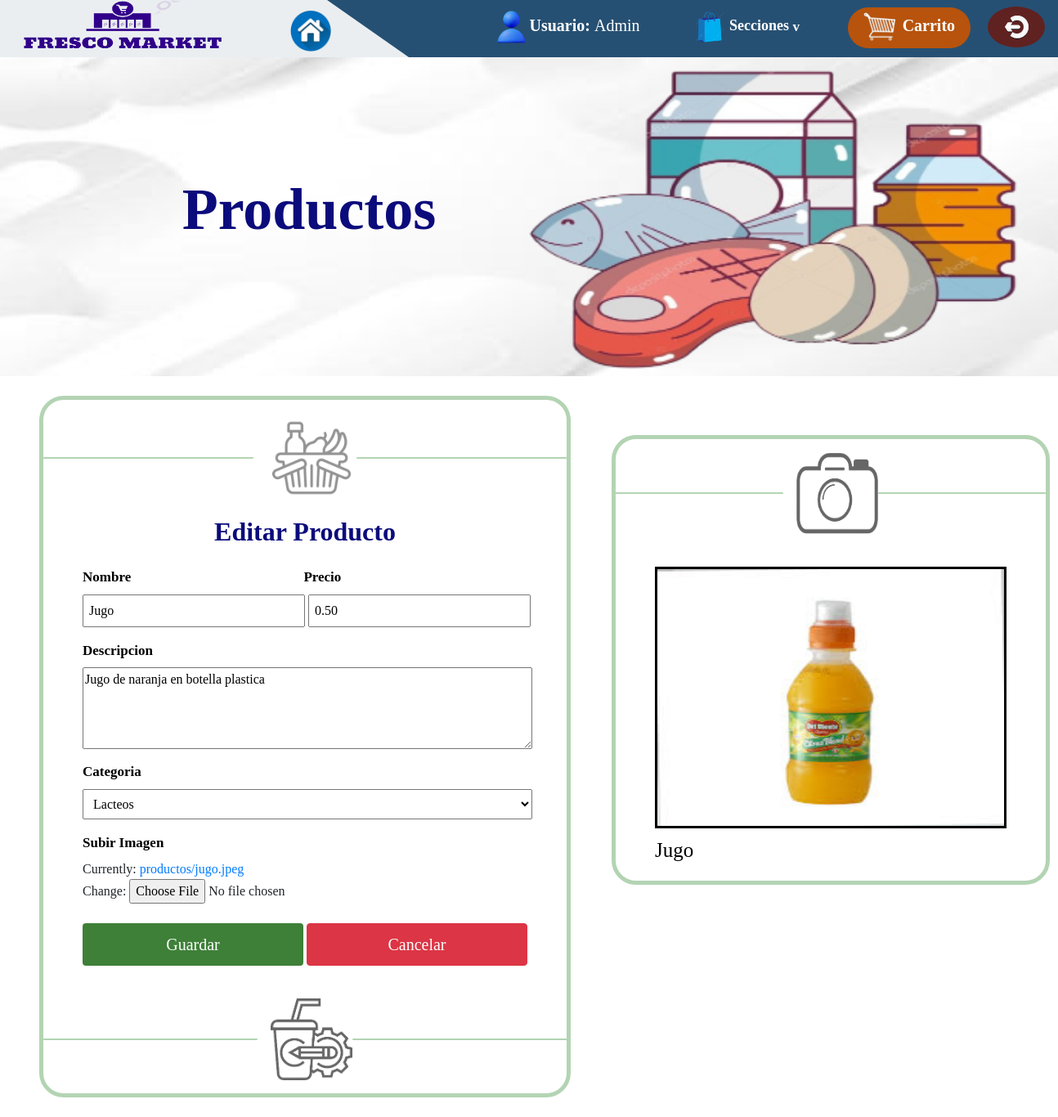
Page /Admin_v/editar_producto.html/3/ (signed in) on the committed database.
### main/models.py (models this page shows, shortened)
class producto_pm (models.Model):
    class Meta:
        verbose_name_plural = 'Productos'
        verbose_name = 'Producto'
        db_table = 'producto_pm'
    name = models.CharField(max_length=100, blank=False, null=False)
    descripcion = models.TextField(max_length=100, blank=False, null=False)
    precio = models.DecimalField (blank=False, null=False, decimal_places=2, max_digits=20)
    img = models.ImageField (upload_to='productos/', blank=True)
    categoria = models.ForeignKey(categoria_pm, on_delete=models.CASCADE)

### main/views.py (the view)
@login_required
def editar_producto(request, producto_id):
    pro = get_object_or_404(producto_pm, pk=producto_id)
    if request.method == 'POST':
        form = producto_Pf(request.POST, request.FILES, instance=pro)
        if form.is_valid():
            form.save()
            return redirect('Admin_v/productos')
    else:
        form = producto_Pf(instance=pro)
    return render(request, 'Admin_v/editar_producto.html', {'form': form, 'pro': pro})

### main/forms.py
class producto_Pf (forms.ModelForm):
    name = forms.CharField (required=True)
    descripcion = forms.CharField(required=True, widget=forms.Textarea(attrs={'rows': 5, 'cols': 35}))
    precio = forms.DecimalField (required=True)
    img = forms.ImageField (required = False)
    categoria = forms.ModelChoiceField(queryset=categoria_pm.objects.all(),
                empty_label="Selecciona una categoría",
                label="Categoría", required=True)
    class Meta:
        model = producto_pm
        fields = ['name', 'descripcion', 'precio', 'img', 'categoria']

### main/models.py (called while the page is built)
    def __str__(self):
        return self.name

### main/templates/Admin_v/editar_producto.html (shortened to what this page needs)
{% load static %}
<!DOCTYPE html>
<html lang="en">
<head>
    <link rel="stylesheet" type="text/css" href="{% static 'css/admin_v/edit_pro.css' %}">
    <link rel="stylesheet" type="text/css" href="{% static 'css/header.css' %}">
    <link href="https://maxcdn.bootstrapcdn.com/bootstrap/4.5.2/css/bootstrap.min.css" rel="stylesheet">
</head>
<body>
{% block content %}
<header id="header">
    <div id="hdPri">
        <div id="btncont" class="mt-2 mr-2">
            <button id="user_log" class="mr-5">
                <img src="{% static 'imagenes/menu_ae/user.png' %}" width="35px" height="40px">
                <label style="margin: 0;"> Usuario: <label style="font-weight:500;">{{request.user.username}}</label> </label>
            </button>
            <button id="secciones" class="mr-5">
               <img src="{% static 'imagenes/menu_ae/sec.png' %}" width="40px" height="40px"> Secciones <label style="font-size: 17px">v</label> </button>
            <button id="btncar" class="mr-3">
                <img src="{% static 'imagenes/menu_ae/carro.png' %}" width="40px" height="35px" class="mb-2 mt-1"> <label class="ml-1">Carrito</label>
            </button>
            <button id="btnLog" class="mr-2">
                <img src="{% static 'imagenes/menu_ae/logoutt.png' %}" width="35px" height="35px">
            </button>
        </div>
    </div>
    <div id="white">
        <img src="{% static 'imagenes/menu_ae/logo.png' %}" width="250px" height="60px" class="ml-4 mb-3">
        <button id="home">
            <img src="{% static 'imagenes/menu_ae/principal.png' %}" width="50px" height="50px">
        </button>
    </div>
</header>
<div id="ImgFon">
    <div>
        <label class="ml-5" style="width: 600px;  transform: translateY(-5%); position: relative; color: rgb(11, 11, 124); font-size: 72px; font-family: cursive; font-weight: bold; top: 35%; left: 30px;">Productos </label>
    </div>
</div>
<div id="divEP" class="mt-4 ml-5">
    <div id="divEPD">
        <div id="divIE">
            <div class="lineas" id="linea1"></div>
            <div>
                <img src="{% static 'imagenes/productos_ae/logoo.png' %}" style="opacity: 0.6;" width="110px" height="110px" class="mt-3 ml-3 mb-3">
            </div>
            <div class="lineas" id="linea2"></div>
        </div>
        <h2 style="font-weight: bold; color: rgb(11, 11, 124)" align="center"> Editar Producto </h2>
        <form action="" method="post" enctype="multipart/form-data" class="ml-5">
            <Label style="font-weight: bold; font-size: 17px;" class="mt-3"> Nombre </Label>
            <label style="font-weight: bold; font-size: 17px; margin-left: 35%;"> Precio </label> <br>
            {{form.name}}
            {{form.precio}} <br>
                <label style="font-weight: bold; font-size: 17px;" class="mt-3"> Descripcion </label> <br>
                {{form.descripcion}} <br>
                <label style="font-weight: bold; font-size: 17px;" class="mt-2"> Categoria </label> <br>
                {{form.categoria}} <br>
            <label style="font-weight: bold; font-size: 17px;" class="mt-3"> Subir Imagen </label> <br>
            {{form.img}} <br>
            <div id="losbtn" class="mt-4 mb-4" >
                <button type="submit" class="btn" id="btngg"> Guardar </button>
                <button type="text" id="btnR" class="btn btn-danger"> Cancelar</button>
            </div>
        </form>
        <div id="divIE">
            <div class="lineas" id="linea1"></div>
            <div>
                <img src="{% static 'imagenes/productos_ae/logo.png' %}" style="opacity: 0.6;" width="100px" height="100px" class="mt-3 ml-3 mb-3">
            </div>
            <div class="lineas" id="linea2"></div>
        </div>
    </div>
    <div style=" border-radius: 30px; position: relative; margin-left: 0%; border: 5px solid rgba(10, 116, 12, 0.308); height: 550px;" class="mt-5">
        <div id="divIE">
            <div class="lineas" id="linea1"></div>
            <div>
                <img src="{% static 'imagenes/productos_ae/foto.png' %}" style="opacity: 0.6;" width="100px" height="100px" class="mt-3 ml-3 mb-3">
            </div>
                <div class="lineas" id="linea2"></div>
        </div>
        <div id="imgctn" class="ml-5 mr-5 mt-4">
            <img src="{{pro.img.url}}" width="430px " height="320px" style="border: black solid;"> <br>
            <label class="mt-2" style=" font-size: 25px;"> {{pro.name}} </label>
        </div>
    </div>
</div>
<br>
{% endblock %}
</body>
</html>

### static/css/admin_v/edit_pro.css (style rules this page uses)
#ImgFon { display:flex; height: 390px; background-image: url('../../imagenes/productos_ae/fondo.png'); background-position: center; background-repeat: no-repeat; background-size:cover; }
#divEPD { width: 650px; border-radius: 30px; border: 5px solid rgba(10, 116, 12, 0.308); margin-right: 50px; }
#divEPD label { color: black; }
#divEP { width: 60%; font-family: cursive; width: max-content; display: flex; }
#divEP label { color: black; }
#id_name, #id_precio { width: 272px; padding: 6px; }
#id_categoria { width: 550px; padding: 8px; }
#id_descripcion { width: 550px; height: 100px; }
#losbtn button { width: 270px; padding: 10px; font-size: 20px; }
#btngg { background-color: rgba(14, 97, 7, 0.8); color: white; }
#divIE { width: 100%; display: flex; align-items: center; }
.lineas { border-bottom: 2px solid rgba(10, 116, 12, 0.308); flex-grow: 1; border-radius: 50px; }
#linea1 { border-bottom-left-radius: 30px; }
#linea2 { border-bottom-right-radius: 30px; }

### static/css/header.css (style rules this page uses)
#header { background-color: #265073; }
#white { background-color: rgba(255, 255, 255, 0.9); top: 0; left: 0; width: 500px; height: 70px; position: absolute; clip-path: polygon(0 0, 80% 0, 100% 100%, 0% 100%) }
#home { background: none; border: none; margin-left: 70px; }
#hdPri { display: flex; flex-direction: column; align-items: right; height: 70px; text-align: right; font-size: 20px; font-weight: bold; font-family:cursive; }
#user_log { background: none; border: none; color: white; font-size: 18px; font-weight: bold; }
#secciones { height: 50px; background: none; border: none; color: white; font-weight: bold; font-size: 18px; }
#secciones, #user_log, #home:focus { outline: none; cursor: default; }
#btnLog { border-radius: 100%; background: #602121; color: white; border: white; width: 70px; height: 50px; font-weight: bold; }
#btncar { border-radius: 60px; background: #b7530d; color: white; border: white; width: 150px; height: 50px; font-weight: bold; font-size: 15px; }
#lasSecci a, label { color: white; text-align: center; font-size: 20px; }

### rows in the picture
producto_pm: name "Jugo", precio "0.50", descripcion "Jugo de naranja en botella plastica", categoria "Lacteos", img (picture)

### other values in the picture
{{ request.user.username }} "Admin"
